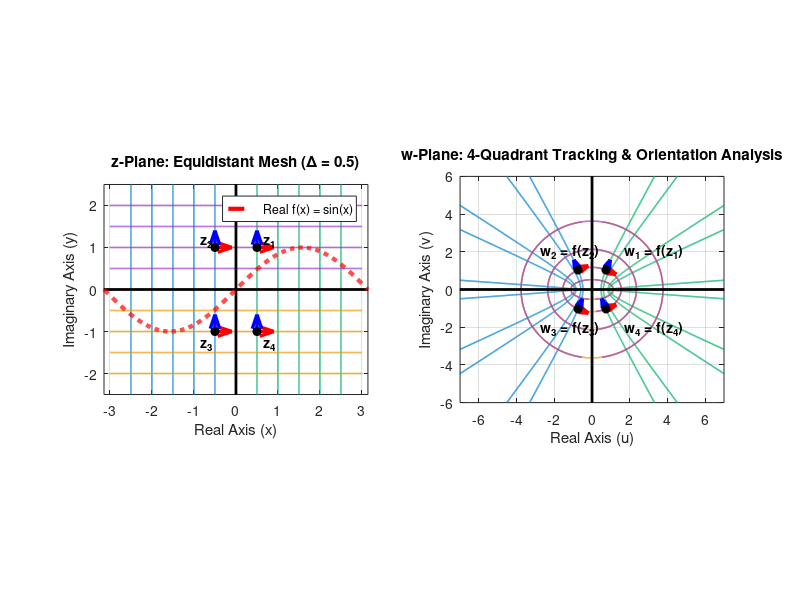

Reproduce this figure in MATLAB.
% --- Specimen C: 4-Quadrant Orthogonality & Tracing Direction Verification ---
clear; clc; close all;

% 1. PERFECTLY EQUIDISTANT GRID LINES (Constant step size of 0.5)
neg_lines_x = [-2.5, -2.0, -1.5, -1.0, -0.5];
pos_lines_x = [0.5, 1.0, 1.5, 2.0, 2.5];
neg_lines_y = [-2.0, -1.5, -1.0, -0.5];
pos_lines_y = [0.5, 1.0, 1.5, 2.0];

fluid_param = linspace(-3, 3, 2000); 
x_domain = linspace(-pi, pi, 1000);  

% Define EXACT Grid Intersection Points (Symmetric 4-Quadrant Setup)
z1 =  0.5 + 1.0i;   % Q1: Upper Half-Plane -> Anti-Clockwise (ACW)
z2 = -0.5 + 1.0i;   % Q2: Upper Half-Plane -> Anti-Clockwise (ACW)
z3 = -0.5 - 1.0i;   % Q3: Lower Half-Plane -> Clockwise (CW)
z4 =  0.5 - 1.0i;   % Q4: Lower Half-Plane -> Clockwise (CW)

% Map points to the w-plane
w1 = sin(z1); w2 = sin(z2); w3 = sin(z3); w4 = sin(z4);

% Define Professional, Distinct Colors for each quadrant family
color_neg_x = [0.0, 0.5, 0.8];  % Deep Sky Blue
color_pos_x = [0.0, 0.7, 0.4];  % Emerald Green
color_neg_y = [0.9, 0.6, 0.0];  % Dark Amber
color_pos_y = [0.6, 0.2, 0.8];  % Deep Purple

figure('Position', [50, 50, 1100, 520]);

% =========================================================================
% PANEL 1: THE Z-PLANE (Equidistant Domain Mesh with 4 Points)
% =========================================================================
subplot(1, 2, 1); hold on;

% Plot Uniform Grid Lines
for c = neg_lines_x
    plot(c*ones(size(fluid_param)), fluid_param, 'Color', color_neg_x, 'LineWidth', 1.1);
end
for c = pos_lines_x
    plot(c*ones(size(fluid_param)), fluid_param, 'Color', color_pos_x, 'LineWidth', 1.1);
end
for c = neg_lines_y
    plot(fluid_param, c*ones(size(fluid_param)), 'Color', color_neg_y, 'LineWidth', 1.1);
end
for c = pos_lines_y
    plot(fluid_param, c*ones(size(fluid_param)), 'Color', color_pos_y, 'LineWidth', 1.1);
end

% Thicken and Bold the Principal Axes
plot([-4, 4], [0, 0], 'k-', 'LineWidth', 2.0); 
plot([0, 0], [-4, 4], 'k-', 'LineWidth', 2.0); 

% Real Sine Function Overlay
p1 = plot(x_domain, sin(x_domain), 'r--', 'LineWidth', 3.0, 'DisplayName', 'Real f(x) = sin(x)');

% --- PLOT LOCAL BASIS VECTORS IN Z-PLANE ---
pts = {z1, z2, z3, z4};
labels = {'z_1', 'z_2', 'z_3', 'z_4'};
offsets_x = [0.15, -0.35, -0.35, 0.15];
offsets_y = [0.15, 0.15, -0.3, -0.3];

for i = 1:4
    zp = pts{i};
    quiver(real(zp), imag(zp), 1, 0, 0.4, 'LineWidth', 2.5, 'Color', 'r', 'MaxHeadSize', 0.5);
    quiver(real(zp), imag(zp), 0, 1, 0.4, 'LineWidth', 2.5, 'Color', 'b', 'MaxHeadSize', 0.5);
    plot(real(zp), imag(zp), 'ko', 'MarkerFaceColor', 'k', 'MarkerSize', 6);
    text(real(zp)+offsets_x(i), imag(zp)+offsets_y(i), labels{i}, 'FontSize', 10, 'FontWeight', 'bold');
end

% Structural formatting for Panel 1
grid on; box on; axis equal;
xlim([-pi, pi]); ylim([-2.5, 2.5]);
title('z-Plane: Equidistant Mesh (\Delta = 0.5)');
xlabel('Real Axis (x)'); ylabel('Imaginary Axis (y)');
legend(p1, 'Location', 'northeast');

% =========================================================================
% PANEL 2: THE W-PLANE (Populated Net with 4-Quadrant Verifications)
% =========================================================================
subplot(1, 2, 2); hold on;

% Map and Plot Uniform Grid Lines
for c = neg_lines_x
    z = c + 1i*fluid_param; w = sin(z);
    plot(real(w), imag(w), 'Color', color_neg_x, 'LineWidth', 1.1);
end
for c = pos_lines_x
    z = c + 1i*fluid_param; w = sin(z);
    plot(real(w), imag(w), 'Color', color_pos_x, 'LineWidth', 1.1);
end
for c = neg_lines_y
    z = fluid_param + 1i*c; w = sin(z);
    plot(real(w), imag(w), 'Color', color_neg_y, 'LineWidth', 1.1);
end
for c = pos_lines_y
    z = fluid_param + 1i*c; w = sin(z);
    plot(real(w), imag(w), 'Color', color_pos_y, 'LineWidth', 1.1);
end

% Thicken and Bold the Principal Axes
plot([-8, 8], [0, 0], 'k-', 'LineWidth', 2.0); 
plot([0, 0], [-8, 8], 'k-', 'LineWidth', 2.0); 

% --- TRANSFORM AND PLOT QUIVERS IN W-PLANE via f'(z) = cos(z) ---
w_pts = {w1, w2, w3, w4};
w_labels = {'w_1 = f(z_1)', 'w_2 = f(z_2)', 'w_3 = f(z_3)', 'w_4 = f(z_4)'};
w_off_x = [1, -2, -2, 1];
w_off_y = [1, 1, -1, -1];

for i = 1:4
    zp = pts{i};
    wp = w_pts{i};
    
    dw_dz = cos(zp); 
    dw_horiz = dw_dz * 1;   
    dw_vert  = dw_dz * 1i;  
    
    quiver(real(wp), imag(wp), real(dw_horiz), imag(dw_horiz), 0.4, 'LineWidth', 2.5, 'Color', 'r', 'MaxHeadSize', 0.5);
    quiver(real(wp), imag(wp), real(dw_vert), imag(dw_vert), 0.4, 'LineWidth', 2.5, 'Color', 'b', 'MaxHeadSize', 0.5);
    plot(real(wp), imag(wp), 'ko', 'MarkerFaceColor', 'k', 'MarkerSize', 6);
    text(real(wp)+w_off_x(i), real(wp)*0+imag(wp)+w_off_y(i), w_labels{i}, 'FontSize', 10, 'FontWeight', 'bold');
end

% Structural formatting for Panel 2
grid on; box on; axis equal;
xlim([-7, 7]); ylim([-6, 6]);
title('w-Plane: 4-Quadrant Tracking & Orientation Analysis');
xlabel('Real Axis (u)'); ylabel('Imaginary Axis (v)');

% Export for LaTeX as high-quality vector PDF
exportgraphics(gcf, 'SpecimenC_Real_v_Complex_Comparison.pdf', 'ContentType', 'vector');
